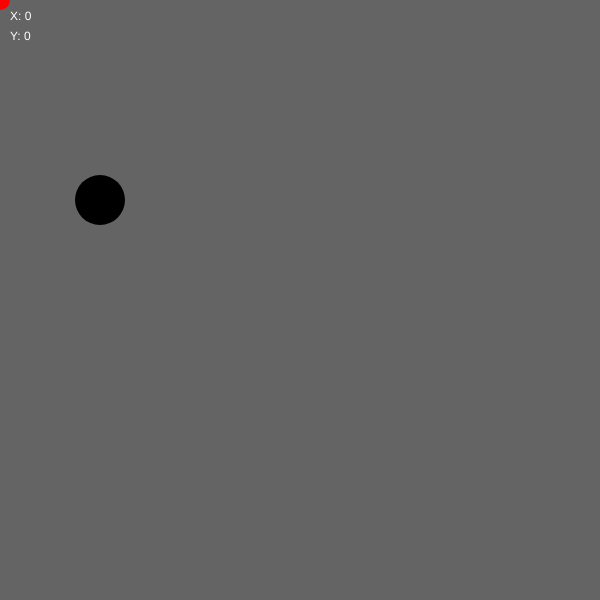
Frame 1 (no input)
Frame 60 (no input): identical to frame 1, image omitted
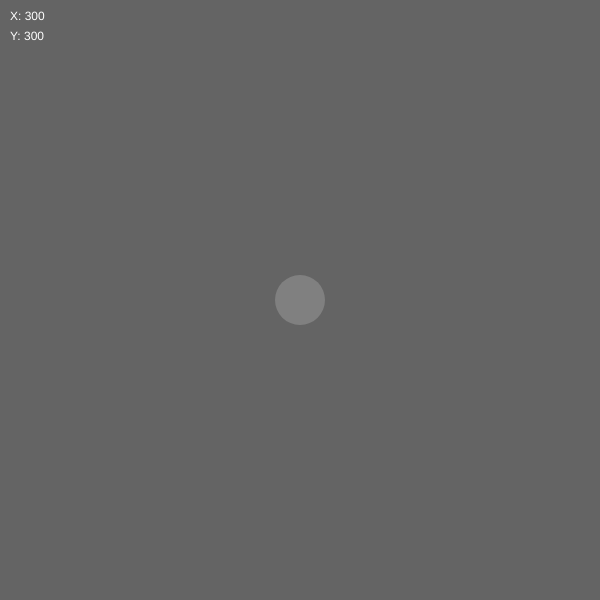
Frame 120 (the mouse pressed at the canvas centre since frame 60)

The p5.js sketch that drew these frames (run headless with seeded random() and noise() and a simulated clock; from frame 60 on, the mouse is pressed at the canvas centre):

// p5.js sketch
// ── sketch.js
var posX;
var posY;

var brightness;

function setup() {
  createCanvas(600,600);
  noStroke();
}

function draw() {
  background(100);
  
  // constrain()
  posX = constrain(mouseX, 100,500);
  posY = constrain(mouseY, 200,400);
  
  // map() to color
  brightness = map(mouseX, 0, width, 0, 255);
  
  // circle
  fill(255,0,0);
  ellipse(mouseX, mouseY, 20, 20);
  
  // constrained circle with mapped color
  fill(brightness);
  ellipse(posX, posY, 50, 50);
  
  // text
  fill(255);
  text("X: " + mouseX, 10,20);
  text("Y: " + mouseY, 10,40);
}
